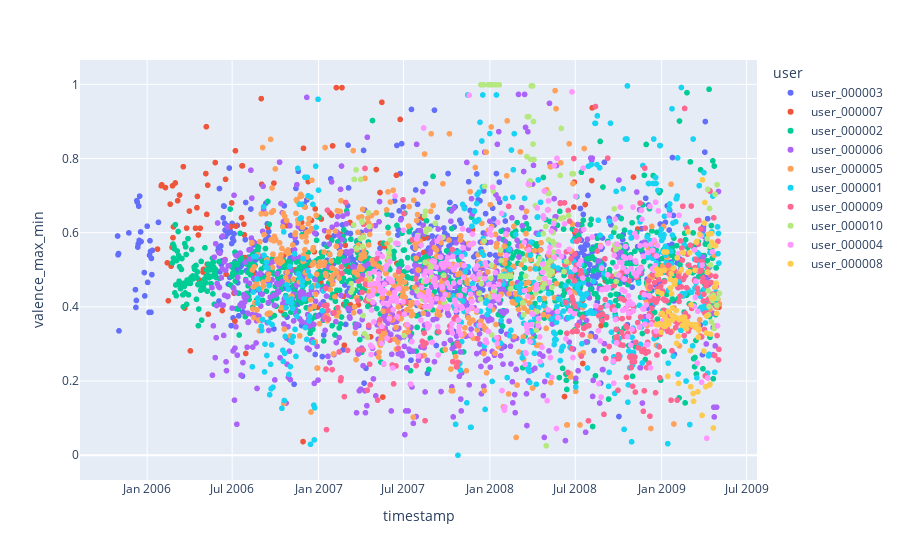

Here is the notebook cell this chart was saved with:
### Code cell
df_day = df_time_series.groupby(by=[df_time_series['timestamp'].dt.date, 'user']).mean().reset_index()
fig = px.scatter(df_day, x='timestamp', y='valence_max_min', color='user')
fig.show()

### Figure 1 — Plotly figure (JSON) as saved in the notebook; plotly's stock layout.template omitted (floating-point values rounded to 4 significant figures; data arrays with more than 128 entries replaced by an {"elided": "..."} marker saying what was removed)
{"data": [{"hovertemplate": "user=user_000003<br>timestamp=%{x}<br>valence_max_min=%{y}<extra></extra>", "legendgroup": "user_000003", "marker": {"color": "#636efa", "symbol": "circle"}, "mode": "markers", "name": "user_000003", "showlegend": true, "type": "scattergl", "x": {"elided": "582 str values"}, "xaxis": "x", "y": {"elided": "582 float values"}, "yaxis": "y"}, {"hovertemplate": "user=user_000007<br>timestamp=%{x}<br>valence_max_min=%{y}<extra></extra>", "legendgroup": "user_000007", "marker": {"color": "#EF553B", "symbol": "circle"}, "mode": "markers", "name": "user_000007", "showlegend": true, "type": "scattergl", "x": {"elided": "140 str values"}, "xaxis": "x", "y": {"elided": "140 float values"}, "yaxis": "y"}, {"hovertemplate": "user=user_000002<br>timestamp=%{x}<br>valence_max_min=%{y}<extra></extra>", "legendgroup": "user_000002", "marker": {"color": "#00cc96", "symbol": "circle"}, "mode": "markers", "name": "user_000002", "showlegend": true, "type": "scattergl", "x": {"elided": "885 str values"}, "xaxis": "x", "y": {"elided": "885 float values"}, "yaxis": "y"}, {"hovertemplate": "user=user_000006<br>timestamp=%{x}<br>valence_max_min=%{y}<extra></extra>", "legendgroup": "user_000006", "marker": {"color": "#ab63fa", "symbol": "circle"}, "mode": "markers", "name": "user_000006", "showlegend": true, "type": "scattergl", "x": {"elided": "627 str values"}, "xaxis": "x", "y": {"elided": "627 float values"}, "yaxis": "y"}, {"hovertemplate": "user=user_000005<br>timestamp=%{x}<br>valence_max_min=%{y}<extra></extra>", "legendgroup": "user_000005", "marker": {"color": "#FFA15A", "symbol": "circle"}, "mode": "markers", "name": "user_000005", "showlegend": true, "type": "scattergl", "x": {"elided": "536 str values"}, "xaxis": "x", "y": {"elided": "536 float values"}, "yaxis": "y"}, {"hovertemplate": "user=user_000001<br>timestamp=%{x}<br>valence_max_min=%{y}<extra></extra>", "legendgroup": "user_000001", "marker": {"color": "#19d3f3", "symbol": "circle"}, "mode": "markers", "name": "user_000001", "showlegend": true, "type": "scattergl", "x": {"elided": "446 str values"}, "xaxis": "x", "y": {"elided": "446 float values"}, "yaxis": "y"}, {"hovertemplate": "user=user_000009<br>timestamp=%{x}<br>valence_max_min=%{y}<extra></extra>", "legendgroup": "user_000009", "marker": {"color": "#FF6692", "symbol": "circle"}, "mode": "markers", "name": "user_000009", "showlegend": true, "type": "scattergl", "x": {"elided": "336 str values"}, "xaxis": "x", "y": {"elided": "336 float values"}, "yaxis": "y"}, {"hovertemplate": "user=user_000010<br>timestamp=%{x}<br>valence_max_min=%{y}<extra></extra>", "legendgroup": "user_000010", "marker": {"color": "#B6E880", "symbol": "circle"}, "mode": "markers", "name": "user_000010", "showlegend": true, "type": "scattergl", "x": {"elided": "181 str values"}, "xaxis": "x", "y": {"elided": "181 float values"}, "yaxis": "y"}, {"hovertemplate": "user=user_000004<br>timestamp=%{x}<br>valence_max_min=%{y}<extra></extra>", "legendgroup": "user_000004", "marker": {"color": "#FF97FF", "symbol": "circle"}, "mode": "markers", "name": "user_000004", "showlegend": true, "type": "scattergl", "x": {"elided": "362 str values"}, "xaxis": "x", "y": {"elided": "362 float values"}, "yaxis": "y"}, {"hovertemplate": "user=user_000008<br>timestamp=%{x}<br>valence_max_min=%{y}<extra></extra>", "legendgroup": "user_000008", "marker": {"color": "#FECB52", "symbol": "circle"}, "mode": "markers", "name": "user_000008", "showlegend": true, "type": "scattergl", "x": ["2008-12-21", "2008-12-22", "2008-12-23", "2008-12-24", "2008-12-26", "2008-12-27", "2008-12-28", "2008-12-29", "2008-12-30", "2008-12-31", "2009-01-01", "2009-01-02", "2009-01-03", "2009-01-04", "2009-01-05", "2009-01-06", "2009-01-07", "2009-01-08", "2009-01-09", "2009-01-10", "2009-01-11", "2009-01-12", "2009-01-13", "2009-01-14", "2009-01-15", "2009-01-16", "2009-01-17", "2009-01-18", "2009-01-19", "2009-01-20", "2009-01-21", "2009-01-22", "2009-01-23", "2009-01-24", "2009-01-25", "2009-01-26", "2009-01-27", "2009-01-28", "2009-01-29", "2009-01-30", "2009-01-31", "2009-02-01", "2009-02-02", "2009-02-03", "2009-02-05", "2009-02-06", "2009-02-07", "2009-02-08", "2009-02-12", "2009-02-13", "2009-02-14", "2009-02-15", "2009-02-16", "2009-02-17", "2009-02-18", "2009-02-19", "2009-02-20", "2009-02-21", "2009-02-22", "2009-02-23", "2009-02-24", "2009-02-25", "2009-02-26", "2009-02-27", "2009-02-28", "2009-03-01", "2009-03-02", "2009-03-03", "2009-03-04", "2009-03-05", "2009-03-06", "2009-03-07", "2009-03-08", "2009-03-09", "2009-03-10", "2009-03-13", "2009-03-14", "2009-03-15", "2009-03-16", "2009-03-17", "2009-03-19", "2009-03-20", "2009-03-21", "2009-03-22", "2009-03-23", "2009-03-28", "2009-03-29", "2009-04-01", "2009-04-02", "2009-04-03", "2009-04-05", "2009-04-06", "2009-04-07", "2009-04-08", "2009-04-09", "2009-04-11", "2009-04-13", "2009-04-14", "2009-04-15", "2009-04-17", "2009-04-18", "2009-04-20", "2009-04-21", "2009-04-23", "2009-04-25", "2009-04-26", "2009-04-27", "2009-04-28"], "xaxis": "x", "y": [0.3524, 0.5016, 0.487, 0.4409, 0.3524, 0.3547, 0.4926, 0.4897, 0.4973, 0.332, 0.4357, 0.3825, 0.3516, 0.3501, 0.3483, 0.548, 0.4985, 0.3734, 0.3481, 0.3542, 0.3656, 0.5478, 0.356, 0.2129, 0.3871, 0.3531, 0.3588, 0.3619, 0.4747, 0.4509, 0.4895, 0.4359, 0.3773, 0.3971, 0.3657, 0.5041, 0.4676, 0.3726, 0.4608, 0.471, 0.3719, 0.3906, 0.3019, 0.5321, 0.3207, 0.1936, 0.3658, 0.3676, 0.4999, 0.3711, 0.35, 0.5461, 0.5461, 0.3498, 0.3632, 0.3722, 0.3547, 0.3508, 0.3438, 0.3412, 0.3545, 0.3594, 0.6025, 0.493, 0.4943, 0.4945, 0.5461, 0.2819, 0.1849, 0.4058, 0.3515, 0.3515, 0.3522, 0.1665, 0.1454, 0.4986, 0.3442, 0.3518, 0.5741, 0.5771, 0.1712, 0.318, 0.3373, 0.3396, 0.5954, 0.1076, 0.7427, 0.281, 0.626, 0.6814, 0.1849, 0.3296, 0.3754, 0.4928, 0.4939, 0.5959, 0.1893, 0.1917, 0.3267, 0.5976, 0.5747, 0.4244, 0.07346, 0.5653, 0.4549, 0.5651, 0.4639, 0.3826], "yaxis": "y"}], "layout": {"autosize": true, "legend": {"title": {"text": "user"}, "tracegroupgap": 0}, "margin": {"t": 60}, "xaxis": {"anchor": "y", "autorange": true, "domain": [0, 1], "range": ["2005-08-10 19:42:36.9416", "2009-07-23 04:17:23.0584"], "title": {"text": "timestamp"}, "type": "date"}, "yaxis": {"anchor": "x", "autorange": true, "domain": [0, 1], "range": [-0.07083, 1.07], "title": {"text": "valence_max_min"}, "type": "linear"}}}
